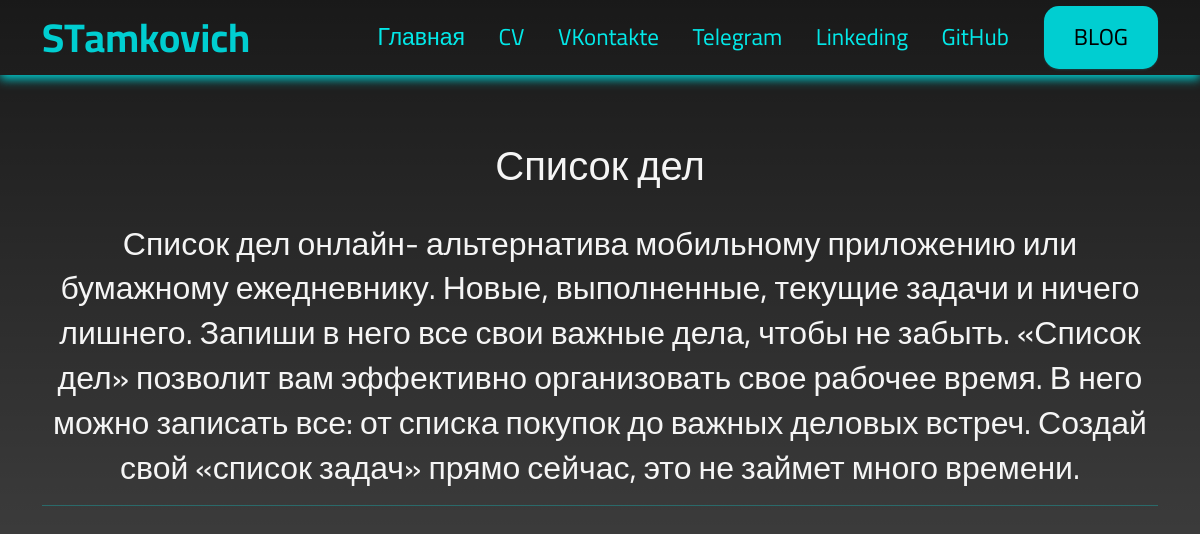
Screenshot of /info_project/to-do-list with the database file from the repository.
### portfolio/models.py (models this page shows, shortened)
class Project(models.Model):
    title = models.CharField("Название проекта", max_length=100)
    description = models.TextField("Описание проекта", max_length=2000)
    image = models.ImageField("Изображение", upload_to='portfolio/images/')
    url = models.URLField("Ссылка на проекта", blank=True)
    slug = models.SlugField(default='', null=False)

### portfolio/views.py (the view)
# urls.py: path('info_project/<slug:slug>', views.DitailProject.as_view(), name='info_project'),
class DitailProject(DetailView):
    template_name = 'portfolio/info_project.html'
    model = Project
    context_object_name = 'info'

### portfolio/templates/portfolio/info_project.html (shortened to what this page needs)
{% extends 'portfolio/base.html' %}
{% load static %}
{% block content %}
    <br>
    <br>
    <br>
    <h1 class="info-post"> {{ info.title }} </h1>
    <br>
    <div class="text-center"><p>{{ info.description }} </p>
    <hr class="line">
        <br>
    </div>
{% endblock %}

### portfolio/static/portfolio/css/custom.css (style rules this page uses)
body { background: linear-gradient(rgba(0,0,0,0.9), rgba(0,0,0,0.7)), url(background.jpg) no-repeat; position: relative; font-family: 'Cairo', sans-serif; font-size: 16px; line-height: 1.4; min-width: 320px; overflow-x: hidden; height: auto; color: whitesmoke; background-size: cover; background-attachment: fixed; }
.line { color: aqua; }
.text-center { font-size: 2.0rem; text-align: center; }
.info-post { text-align: center; font-family: 'Cairo', sans-serif; font-size: 2.5rem; color: whitesmoke; top: 200px; }

### rows the page displays
Project: title "Список дел", description "Список дел онлайн- альтернатива мобильному приложению или бумажному ежедневнику. Новые, выполненные, текущие задачи и ничего лишнего. Запиши в него все свои важные дела, чтобы не забыть. «Список дел» позволит вам эффективно организовать свое рабочее время. В него можно записать все: от списка покупок до важных деловых встреч. Создай свой «список задач» прямо сейчас, это не займет много времени."
